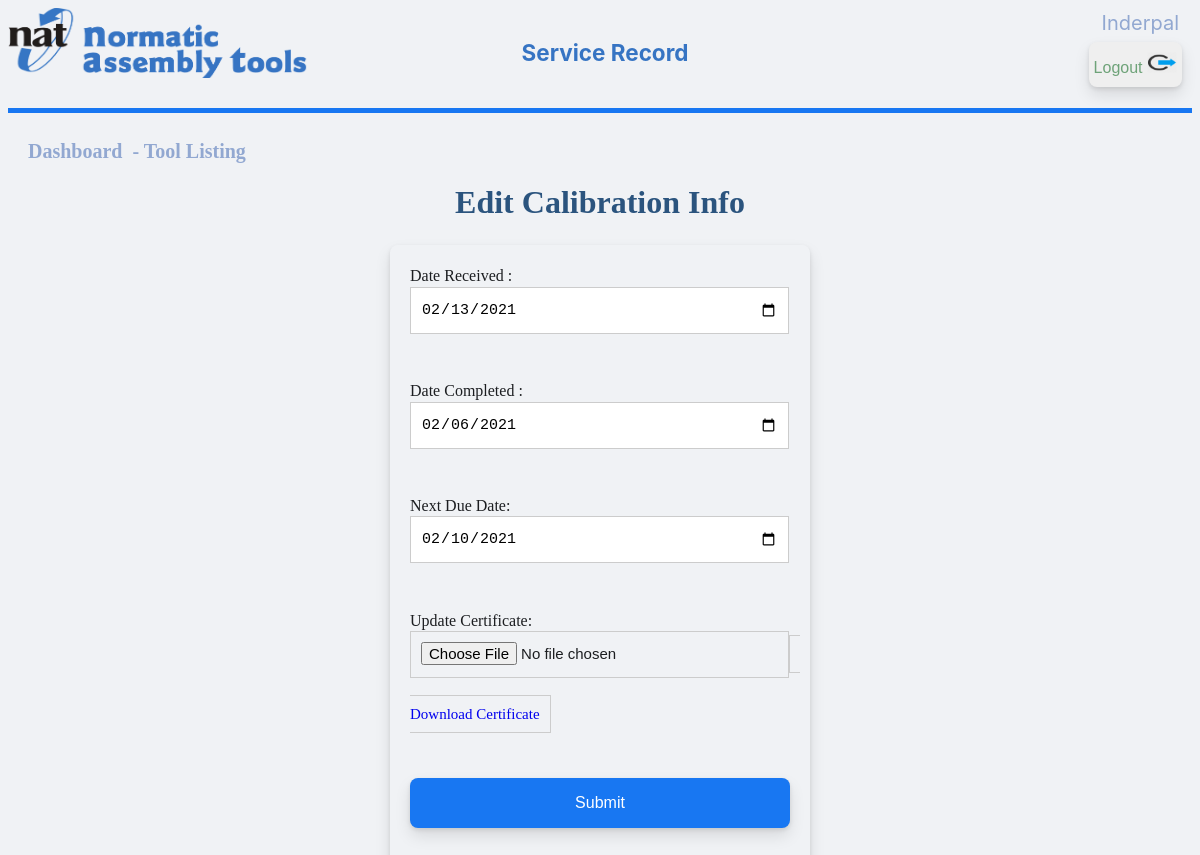
Page /editcalibration.php?id=16 (signed in) on the committed database.
### tables this page shows
CREATE TABLE `calibration` (
  `datereceived` date DEFAULT NULL,
  `datecompleted` date DEFAULT NULL,
  `nextdue` date DEFAULT NULL,
  `cert` varchar(255) NOT NULL,
  `timestmp` timestamp NOT NULL DEFAULT current_timestamp(),
  `toolid` int(11) DEFAULT NULL,
  `cid` int(11) NOT NULL
);

### editcalibration.php (the view, shortened to what this page needs)
<!DOCTYPE html>
<?php
require('db.php');
		    ?>
<html>
    <head>
    <link rel="stylesheet" href="style.css" />
    </head>
<body>
<div class='header'>
    <div>
        <img class="left" src="bulma.png" width="300px" height="70px"; margin-left:10px; >
        </div>
        <div class="center">
        <h4> Service Record </h4>
        </div>
        <button class="topright1 logout-button" > <a style="color: #0062148a;" href="logout.php"> Logout <img src='logout.jpeg' alt="Logout" height="21" width="30"> </a> </button>
        <div class="topright" id="naming" ><?php echo ucfirst($_SESSION['username']); ?></div>
    </div>
    <div class="left" id="tab"> <a id="naming" href="dashboard.php" target="_self" > Dashboard </a> <a id="naming" href="table.php" target="_self"> - Tool Listing </a>
    </div>
 <h1> <br> Edit Calibration Info </h1>
    <div class="container2">
<?php
    $id=$_GET['id'];
	$ret = "select * from calibration where cid=?";
	$stmt2 = $con->prepare($ret);
	$stmt2->bind_param('i',$id);
	$stmt2->execute();
	 $res=$stmt2->get_result();
	   while($row=$res->fetch_object())
	  {
	?>
<form name="stmt" enctype="multipart/form-data" method="post">
Date Received :<input class="login-input" type="date" name="datereceived" value="<?php echo $row->datereceived; ?>" required="required"/>
<br><br>
Date Completed :<input class="login-input" type="date" name="datecompleted" value="<?php echo $row->datecompleted; ?>" required="required"/>
<br><br>
Next Due Date:<input  class="login-input" type="date" name="nextdue" value="<?php echo $row->nextdue; ?>" required="required"/>
<br><br>
Update Certificate:<input class="login-input" name="image" type="file" id="file">
    <a class="login-input" href="<?php echo $row->cert;?>"> Download Certificate </a>
    <br><br><br>
<input class="login-button" type="submit" name="update" value="Submit" />
<br><br>
</form>
<?php } ?>
   </div>
</body>
</html>

### style.css (style rules this page uses)
.header { font-family: -apple-system,BlinkMacSystemFont,"Segoe UI",Roboto,"Helvetica Neue",Arial,"Noto Sans",sans-serif,"Apple Color Emoji","Segoe UI Emoji","Segoe UI Symbol","Noto Color Emoji"; text-align: center; height:100px; border-bottom: 5px solid #1877f2; margin-bottom: 25px; }
body { background: #f0f2f5; color: #1c1e21; direction: ltr; line-height: 1.34; }
.login-input { font-size: 15px; border: 1px solid #ccc; padding: 10px; margin-bottom: 25px; height: 25px; width: calc(100% - 23px); }
.login-button { color: #fff; background: #1877f2; border: 0; outline: 0; width: 100%; height: 50px; font-size: 16px; text-align: center; cursor: pointer; border: none; border-radius: 8px; box-shadow: 0 2px 4px rgba(0, 0, 0, .1), 0 8px 16px rgba(0, 0, 0, .1); box-sizing: border-box; margin: 10px auto; padding: 10px 5px 10px; }
.logout-button { color: #0062148a !important; font-size: 16px !important; border: 2px !important; outline: 2px !important; cursor: pointer !important; border-radius: 8px !important; box-shadow: 0 2px 4px rgba(0, 0, 0, .1), 0 8px 16px rgba(0, 0, 0, .1) !important; box-sizing: border-box !important; margin: 10px auto !important; padding: 10px 5px 10px !important; }
h4 { font-size: 22.5px; color: #3674c3; margin-right: 290px; text-align: center; }
#naming { color: #92a8d1; margin-right: 5px; font-size: 20px; }
a { text-decoration: none; }
.topright { position: absolute; top: 10px; right: 16px; font-size: 18px; }
.topright1 { position: absolute; top: 32px; right: 18px; font-size: 18px; }
.left { float: left; }
.center { text-align-last: center; overflow: auto; border: 1px ; }
#tab { margin-left: 20px; font-size: 20px; font-weight: bold; }
h1 { text-align: center; color: #2B547E; font-size: xx-large; font-family: 'Gill Sans', 'Gill Sans MT', ' Calibri', 'Trebuchet MS', 'sans-serif'; }
.container2 { border-radius: 8px; box-shadow: 0 2px 4px rgba(0, 0, 0, .1), 0 8px 16px rgba(0, 0, 0, .1); width: 380px; text-align: left; margin: 0 auto; padding: 20px; border: 10px; }

### rows in the picture
calibration: datereceived "02/13/2021", datecompleted "02/06/2021", nextdue "02/10/2021"

### other values in the picture
$_SESSION['username'] "Inderpal"
